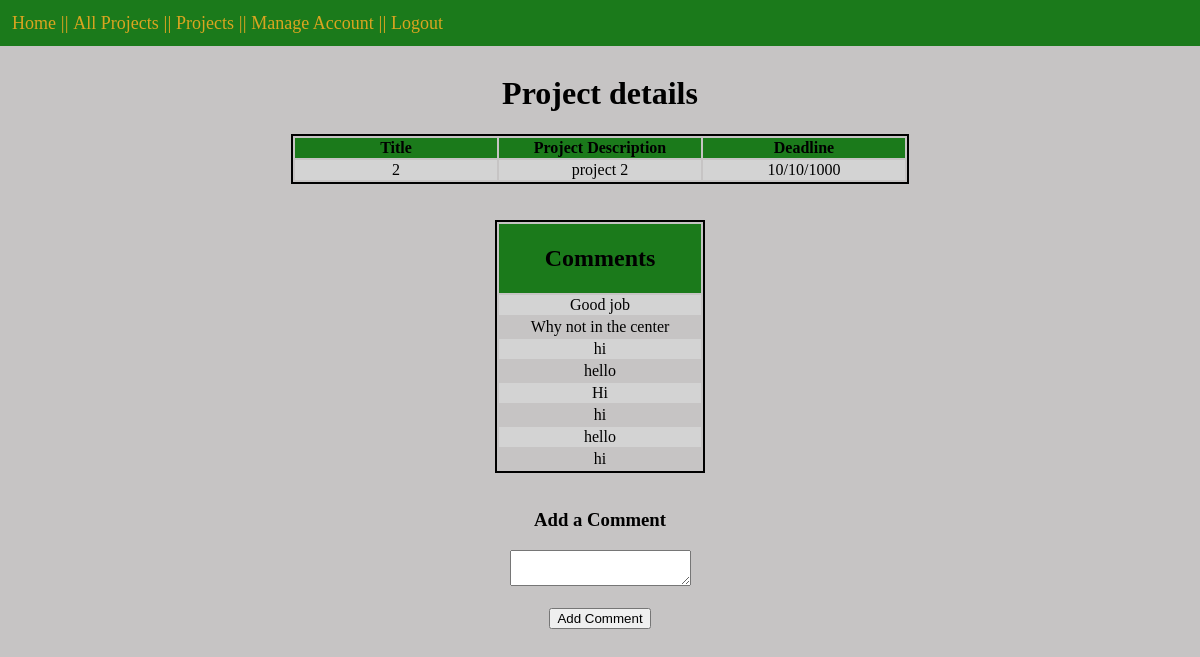
Screenshot of /projects/2 (signed in) with the database file from the repository.
### models.py (models this page shows, shortened)
class Project(db.Model):
    id = db.Column("id", db.Integer, primary_key=True)
    title = db.Column("title", db.String(200))
    text = db.Column("text", db.String(100))
    deadline = db.Column("deadline", db.String(50))
    user_id = db.Column(db.Integer, db.ForeignKey("user.id"), nullable=False)
    comments = db.relationship("Comment", backref="project", cascade = "all, delete-orphan", lazy=True)

class Comment(db.Model):
    id = db.Column(db.Integer, primary_key=True)
    date_posted = db.Column(db.DateTime, nullable=False)
    content = db.Column(db.VARCHAR, nullable=False)
    project_id = db.Column(db.Integer, db.ForeignKey("project.id"), nullable=False)
    user_id = db.Column(db.Integer, db.ForeignKey("user.id"), nullable=False)

### project.py (the view)
@app.route('/projects/<project_id>')
def get_project(project_id):
    if session.get('user'):
        project = db.session.query(Project).filter_by(id=project_id, user_id=session['user_id']).one()
        form=CommentForm()
        return render_template('project.html', project=project, user=session['user_id'], form=form)
    else:
        return redirect(url_for('login'))

### forms.py
class CommentForm(FlaskForm):
    class Meta:
        csrf = False
    comment = TextAreaField('Add a Comment',validators=[Length(min=1)])
    submit = SubmitField('Add Comment')

### templates/project.html (shortened to what this page needs)
<!DOCTYPE html>
<html lang="en">
    <head>
        <link rel="stylesheet" href="{{ url_for('static', filename='styles.css') }}">
        <header>
            <nav>
                <a href="{{ url_for('index') }}"> Home</a> ||
                <a href="{{ url_for('all_projects') }}">All Projects</a> ||
                <a href="{{ url_for('get_projects') }}"> Projects</a> ||
                <a href="{{ url_for('view_account') }}">Manage Account</a> ||
                <a href="{{ url_for('logout') }}">Logout</a>
            </nav>
        </header>
    </head>
    <body>
        <br>
        <h1>Project details</h1>
        <table>
            <tr>
                <th>Title</th>
                <th>Project Description</th>
                <th>Deadline</th>
            </tr>
            <tr>
                <td>{{ project.title }}</td>
                <td>{{ project.text }}</td>
                <td>{{ project.deadline }}</td>
            </tr>
        </table>
        <br><br>
        <table>
            {% if project.comments %}
                {% if project.comments|length > 0 %}
                    <tr>
                        <th><h2>Comments</h2></th>
                    </tr>
                    {% for comment in project.comments %}
                    <tr>
                        <td>{{ comment.content }}</td>
                    </tr>
                    {% endfor %}
                {% endif %}
            {% endif %}
        </table>
        <br>
        <form action="{{ url_for('new_comment', project_id=project.id) }}" method="post">
            <div class="formwrapper">
                <div class="form-field">
                    <h3>{{ form.comment.label }}</h3>
                    {{ form.comment }}
                </div>
                <br>
                {{ form.submit }}
            </div>
        </form>
    </body>
</html>

### static/styles.css (style rules this page uses)
h2 { text-align: center; }
header nav { position: fixed; top: 0; left: 0; width: 100%; list-style-type: none; margin: 0; padding: 0; overflow: hidden; background-color: rgb(27, 122, 27); color: goldenrod; display: block; padding: 12px 12px; text-decoration: none; font-size: larger; text-align: left; }
header a { color: goldenrod; text-decoration: none; }
body { margin: 3%; background-color: rgb(198, 196, 196); text-align: center; }
table { margin-left: auto; margin-right: auto; border: 2px solid black; }
th { width: 200px; background-color: rgb(27, 122, 27); }
tr:nth-child(even) { background-color: lightgray; }
td { width: 100px; border: black; }
a { font-size: large; }

### rows the page displays
Project: title "2", text "project 2", deadline "10/10/1000"
Comment: content "Good job"
Comment: content "Why not in the center"
Comment: content "hi"
Comment: content "hello"
Comment: content "Hi"
Comment: content "hi"
Comment: content "hello"
Comment: content "hi"
